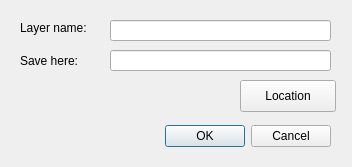
<?xml version="1.0" encoding="UTF-8"?>
<ui version="4.0">
 <class>Dialog</class>
 <widget class="QDialog" name="Dialog">
  <property name="geometry">
   <rect>
    <x>0</x>
    <y>0</y>
    <width>352</width>
    <height>167</height>
   </rect>
  </property>
  <property name="windowTitle">
   <string>Create layer</string>
  </property>
  <widget class="QDialogButtonBox" name="buttonBox">
   <property name="geometry">
    <rect>
     <x>-10</x>
     <y>120</y>
     <width>341</width>
     <height>32</height>
    </rect>
   </property>
   <property name="orientation">
    <enum>Qt::Horizontal</enum>
   </property>
   <property name="standardButtons">
    <set>QDialogButtonBox::Cancel|QDialogButtonBox::Ok</set>
   </property>
  </widget>
  <widget class="QPushButton" name="locationButton">
   <property name="geometry">
    <rect>
     <x>240</x>
     <y>80</y>
     <width>96</width>
     <height>32</height>
    </rect>
   </property>
   <property name="text">
    <string>Location</string>
   </property>
  </widget>
  <widget class="QLabel" name="label">
   <property name="geometry">
    <rect>
     <x>20</x>
     <y>50</y>
     <width>81</width>
     <height>21</height>
    </rect>
   </property>
   <property name="text">
    <string>Save here:</string>
   </property>
  </widget>
  <widget class="QLabel" name="label_2">
   <property name="geometry">
    <rect>
     <x>20</x>
     <y>20</y>
     <width>101</width>
     <height>16</height>
    </rect>
   </property>
   <property name="text">
    <string>Layer name:</string>
   </property>
  </widget>
  <widget class="QLineEdit" name="layerName">
   <property name="geometry">
    <rect>
     <x>110</x>
     <y>20</y>
     <width>221</width>
     <height>21</height>
    </rect>
   </property>
  </widget>
  <widget class="QLineEdit" name="saveFolder">
   <property name="geometry">
    <rect>
     <x>110</x>
     <y>50</y>
     <width>221</width>
     <height>21</height>
    </rect>
   </property>
  </widget>
 </widget>
 <resources/>
 <connections>
  <connection>
   <sender>buttonBox</sender>
   <signal>accepted()</signal>
   <receiver>Dialog</receiver>
   <slot>accept()</slot>
   <hints>
    <hint type="sourcelabel">
     <x>248</x>
     <y>254</y>
    </hint>
    <hint type="destinationlabel">
     <x>157</x>
     <y>274</y>
    </hint>
   </hints>
  </connection>
  <connection>
   <sender>buttonBox</sender>
   <signal>rejected()</signal>
   <receiver>Dialog</receiver>
   <slot>reject()</slot>
   <hints>
    <hint type="sourcelabel">
     <x>316</x>
     <y>260</y>
    </hint>
    <hint type="destinationlabel">
     <x>286</x>
     <y>274</y>
    </hint>
   </hints>
  </connection>
 </connections>
</ui>
